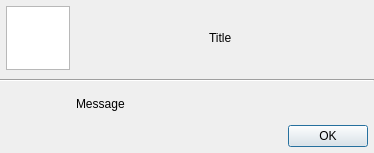
<?xml version="1.0" encoding="UTF-8"?>
<ui version="4.0">
 <class>MessageDialog</class>
 <widget class="QDialog" name="MessageDialog">
  <property name="geometry">
   <rect>
    <x>0</x>
    <y>0</y>
    <width>374</width>
    <height>153</height>
   </rect>
  </property>
  <property name="windowTitle">
   <string>MessageDialog</string>
  </property>
  <layout class="QVBoxLayout" name="verticalLayout">
   <property name="spacing">
    <number>3</number>
   </property>
   <property name="leftMargin">
    <number>0</number>
   </property>
   <property name="topMargin">
    <number>0</number>
   </property>
   <property name="rightMargin">
    <number>0</number>
   </property>
   <property name="bottomMargin">
    <number>0</number>
   </property>
   <item>
    <layout class="QHBoxLayout" name="upperLayout">
     <property name="spacing">
      <number>3</number>
     </property>
     <property name="leftMargin">
      <number>6</number>
     </property>
     <property name="topMargin">
      <number>6</number>
     </property>
     <property name="rightMargin">
      <number>6</number>
     </property>
     <property name="bottomMargin">
      <number>6</number>
     </property>
     <item>
      <widget class="QGraphicsView" name="icon">
       <property name="maximumSize">
        <size>
         <width>64</width>
         <height>64</height>
        </size>
       </property>
      </widget>
     </item>
     <item>
      <spacer name="spacer1">
       <property name="orientation">
        <enum>Qt::Horizontal</enum>
       </property>
       <property name="sizeType">
        <enum>QSizePolicy::Expanding</enum>
       </property>
       <property name="sizeHint" stdset="0">
        <size>
         <width>40</width>
         <height>0</height>
        </size>
       </property>
      </spacer>
     </item>
     <item>
      <widget class="QLabel" name="title">
       <property name="sizePolicy">
        <sizepolicy hsizetype="Preferred" vsizetype="Maximum">
         <horstretch>0</horstretch>
         <verstretch>0</verstretch>
        </sizepolicy>
       </property>
       <property name="text">
        <string>Title</string>
       </property>
      </widget>
     </item>
     <item>
      <spacer name="spacer2">
       <property name="orientation">
        <enum>Qt::Horizontal</enum>
       </property>
       <property name="sizeHint" stdset="0">
        <size>
         <width>40</width>
         <height>0</height>
        </size>
       </property>
      </spacer>
     </item>
    </layout>
   </item>
   <item>
    <widget class="Line" name="line">
     <property name="orientation">
      <enum>Qt::Horizontal</enum>
     </property>
    </widget>
   </item>
   <item>
    <layout class="QVBoxLayout" name="lowerLayout">
     <property name="spacing">
      <number>3</number>
     </property>
     <property name="leftMargin">
      <number>6</number>
     </property>
     <property name="rightMargin">
      <number>6</number>
     </property>
     <property name="bottomMargin">
      <number>6</number>
     </property>
     <item>
      <layout class="QHBoxLayout" name="lowerMessageLayout">
       <property name="spacing">
        <number>3</number>
       </property>
       <property name="leftMargin">
        <number>6</number>
       </property>
       <property name="rightMargin">
        <number>6</number>
       </property>
       <item>
        <spacer name="spacer3">
         <property name="orientation">
          <enum>Qt::Horizontal</enum>
         </property>
         <property name="sizeType">
          <enum>QSizePolicy::Fixed</enum>
         </property>
         <property name="sizeHint" stdset="0">
          <size>
           <width>64</width>
           <height>0</height>
          </size>
         </property>
        </spacer>
       </item>
       <item>
        <widget class="QLabel" name="message">
         <property name="text">
          <string>Message</string>
         </property>
        </widget>
       </item>
      </layout>
     </item>
     <item>
      <widget class="QDialogButtonBox" name="buttonBox">
       <property name="standardButtons">
        <set>QDialogButtonBox::Ok</set>
       </property>
      </widget>
     </item>
    </layout>
   </item>
  </layout>
 </widget>
 <resources/>
 <connections/>
</ui>
